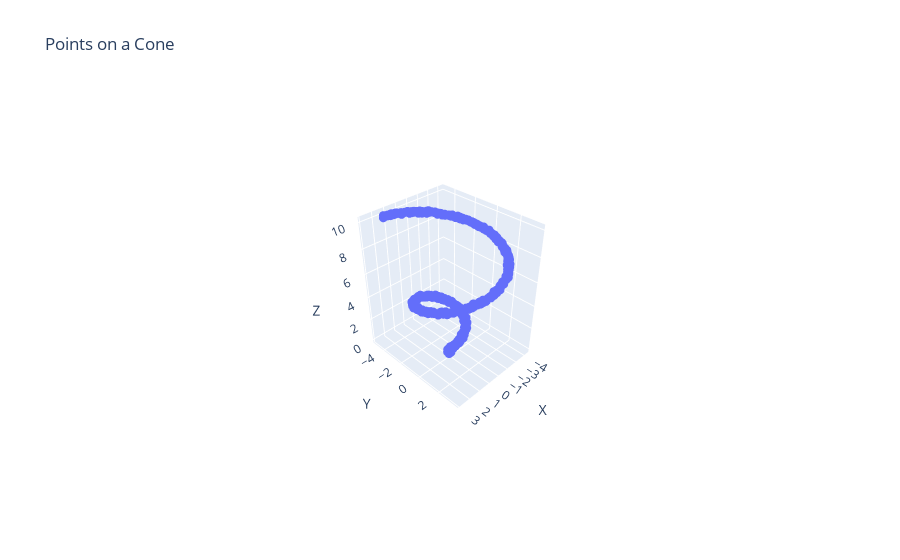

Write notebook code for a chart like this one.
### Code cell
fig = go.Figure(data=[go.Scatter3d(x=x_new, y=y_new, z=z_new, mode='markers', marker=dict(size=3))])
fig.update_layout(scene=dict(xaxis_title='X', yaxis_title='Y', zaxis_title='Z'), title='Points on a Cone')
fig.show()

### Figure 1 — Plotly figure (JSON) as saved in the notebook; plotly's stock layout.template omitted (floating-point values rounded to 4 significant figures; data arrays with more than 128 entries replaced by an {"elided": "..."} marker saying what was removed)
{"data": [{"marker": {"size": 3}, "mode": "markers", "type": "scatter3d", "x": {"elided": "1000 float values"}, "y": {"elided": "1000 float values"}, "z": {"elided": "1000 float values"}}], "layout": {"autosize": true, "scene": {"aspectmode": "auto", "aspectratio": {"x": 0.8423, "y": 1.005, "z": 1.181}, "camera": {"center": {"x": 0, "y": 0, "z": 0}, "eye": {"x": 2.04, "y": 2.04, "z": 2.04}, "projection": {"type": "perspective"}, "up": {"x": -0.00118, "y": 0.001182, "z": 1.0}}, "xaxis": {"title": {"text": "X"}, "type": "linear"}, "yaxis": {"title": {"text": "Y"}, "type": "linear"}, "zaxis": {"title": {"text": "Z"}, "type": "linear"}}, "title": {"text": "Points on a Cone"}}}
